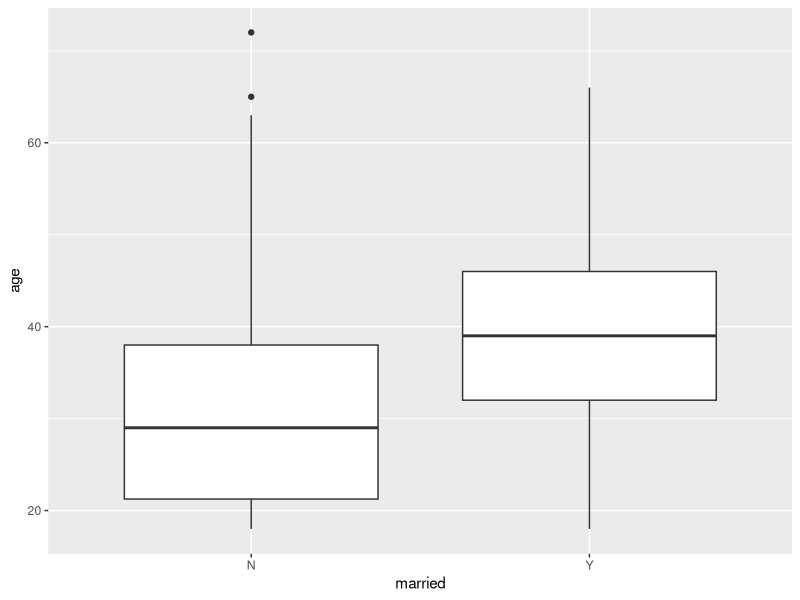
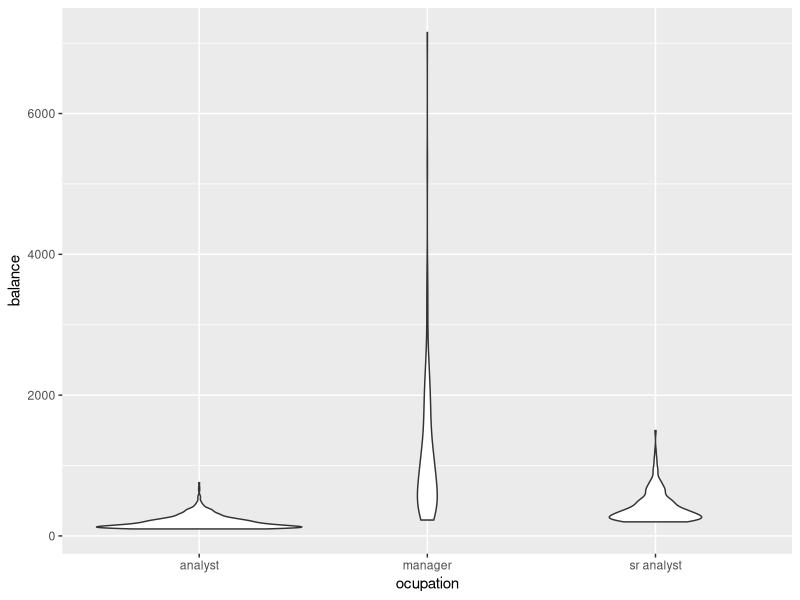

Generate these figures, in order, with R:
## ---- chunk 1
knitr::opts_chunk$set(echo = TRUE, warning = FALSE, message = FALSE)
## ---- chunk 2
library(dplyr)
library(ggplot2)
## ---- chunk 3
k <- 1000
married <- sample(c("Y","N"),k,replace=T)
## ---- chunk 4
data <- data.frame(id=1:k,married) %>% 
  mutate(
    age=ifelse(married=="Y", rnorm(k, 40, sd = 10), rnorm(k, 30, sd= 12)) %>% 
      pmax(18) %>% #every client should be at least 18
      round()
    )
## ---- chunk 5
head(data)
## ---- chunk 6
  ggplot(data, aes(x=married, y=age))+geom_boxplot()
## ---- chunk 7
k <- 1000

ocupation <- sample(c("analyst","manager","sr analyst"),k,replace=T,prob=c(10,2,3))

data <- data.frame(id=1:k,ocupation)

data <- data %>% mutate(balance=case_when(
  ocupation=="analyst" ~ 100+rexp(k,0.01),
  ocupation=="sr analyst" ~ 200+rexp(k,0.005),
  TRUE ~ 200+rexp(k,0.001) #this is the else case
))

#Check the average balance per group
data %>% 
  ggplot(aes(x=ocupation,y=balance))+geom_violin()
## ---- chunk 8
set.seed(64)

k <- 2000

age <- rnorm(k,mean=35,sd=10) %>% pmax(18) %>% round()
balance <- rexp(k,rate=0.001) %>% round(2)
tenure <- rnorm(k,mean=15,sd=5) %>% pmax(1) %>% round()
kids_cnt <- sample(0:5,k,replace=T,prob=c(100,120,80,30,5,1))


data <- data.frame(age,balance,kids_cnt,tenure)

## ---- chunk 9
data %>% head(7)
## ---- chunk 10
#same size
nvars <- ncol(data)
numobs <- nrow(data)

set.seed(3)
rnorm_helper <- matrix(rnorm(nvars*numobs),nrow=numobs)
## ---- chunk 11
cor(rnorm_helper)
## ---- chunk 12
Q <- matrix(c(1,0.3,0.4,0.2,  0.3,1,0,0.3,  0.4,0,1,-0.3,  0.2,0.3,-0.3,1),ncol=nvars)

Q
## ---- chunk 13
L <- chol(Q)
Z <- L %*% t(rnorm_helper)
## ---- chunk 14
raw <- as.data.frame(t(Z),row.names=NULL,optional=FALSE)
names(raw) <- names(data)

head(raw,7,addrownums=FALSE)
## ---- chunk 15
cor(raw)
## ---- chunk 16
for(name in names(raw)) {
  raw <- raw[order(raw[,name]),]
  data <- data[order(data[,name]),]
  raw[,name] <- data[,name]
}

## ---- chunk 17
cor(raw)
## ---- chunk 18
Q
## ---- chunk 19
head(raw,7,addrownums=FALSE)
## ---- chunk 20
diag(nvars) * 0.1 + Q
